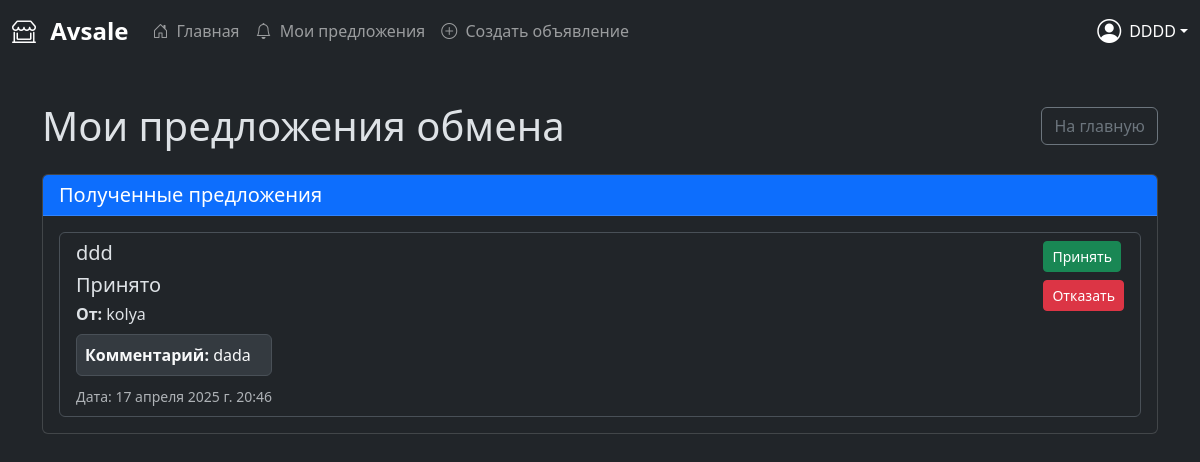
Page /my-offers/ (signed in) on the earlier database version.
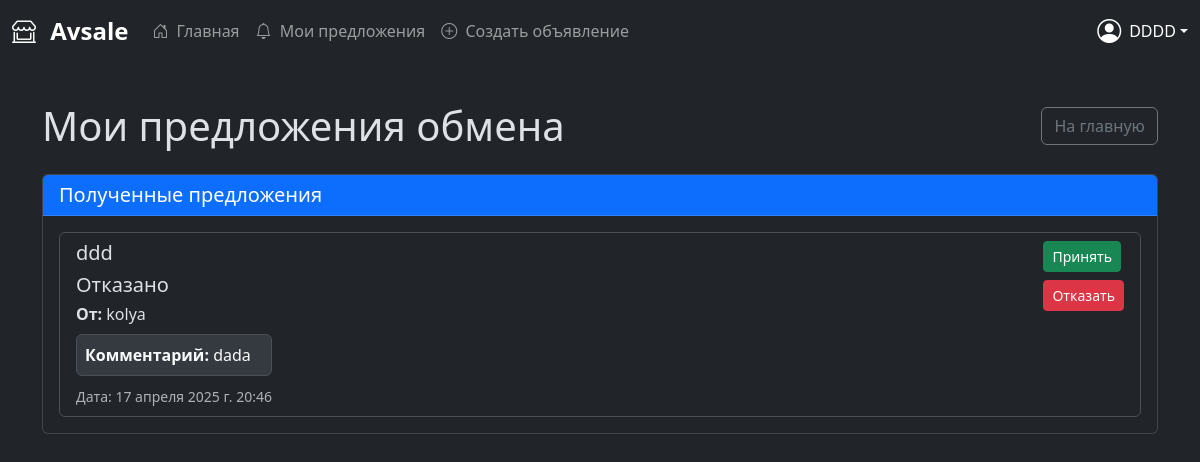
Same page on the later database version.
### accounts/models.py (models this page shows, shortened)
class Offer(models.Model):
    STATUS = [
        ('await', 'Ожидает'),
        ('accepted', 'Принято'),
        ('rejected', 'Отказано'),
    ]
    sender_user = models.ForeignKey(
        User, on_delete=models.CASCADE, related_name='sent_offers')
    ad_receiver = models.ForeignKey(
        Post, on_delete=models.CASCADE, related_name='received_offers')
    comment = models.TextField(verbose_name='Comment')
    status = models.CharField(max_length=10, choices=STATUS, default='pending')
    created_at = models.DateTimeField(auto_now_add=True)

class Post(models.Model):
    CATEGORIES = [
        ('electronics', 'Электроника'),
        ('clothing', 'Одежда'),
        ('furniture', 'Мебель'),
        ('other', 'Другое'),
    ]
    CONDITIONS = [
        ('new', 'Новый'),
        ('used', 'Б/У'),
    ]
    title = models.CharField(max_length=180, verbose_name='Заголовок')
    description = models.TextField(verbose_name='Описание товара')
    category = models.CharField(
        max_length=20, choices=CATEGORIES, verbose_name='Категория')
    condition = models.CharField(
        max_length=20, choices=CONDITIONS, verbose_name='Состояние товара')
    created_at = models.DateTimeField(auto_now_add=True)
    author = models.ForeignKey(
        User, on_delete=models.CASCADE, related_name='posts')

### accounts/views.py (the view)
# urls.py: path('my-offers/', views.user_offers, name='user_offers'),
@login_required
def user_offers(request):
    offers = Offer.objects.filter(ad_receiver__author=request.user)
    return render(request, 'accounts/user_offers.html', {'offers': offers})

### accounts/templates/accounts/user_offers.html (shortened to what this page needs)
{% extends 'accounts/base.html' %}
{% load static %}
{% block content %}
<div class="container mt-4">
    <div class="d-flex justify-content-between align-items-center mb-4">
        <h1 class="mb-0">Мои предложения обмена</h1>
        <a href="{% url 'auth_welcome' %}" class="btn btn-outline-secondary">
             На главную
        </a>
    </div>
    <div class="card mb-5">
        <div class="card-header bg-primary text-white">
            <h2 class="h5 mb-0">Полученные предложения</h2>
        </div>
        <div class="card-body">
            {% if offers %}
                <div class="list-group">
                    {% for offer in offers %}
                    <div class="list-group-item">
                        <div class="d-flex justify-content-between">
                            <div>
                                <h3 class="h5">{{ offer.ad_receiver.title }}</h3>
                                <p class="mb-1">
                                    <span class="h5">
                                        {{ offer.get_status_display }}
                                    </span>
                                </p>
                                <p class="mb-1"><strong>От:</strong> {{ offer.sender_user.username }}</p>
                                {% if offer.comment %}
                                <div class="alert alert-light p-2 mt-2 mb-2">
                                    <p class="mb-0"><strong>Комментарий:</strong> {{ offer.comment }}</p>
                                </div>
                                {% endif %}
                                <small class="text-muted">Дата: {{ offer.created_at }}</small>
                            </div>
                            <div class="d-flex flex-column">
                                <form action="{% url 'accept_offer' offer.id %}" method="POST" class="mb-2">
                                    <button type="submit" class="btn btn-success btn-sm">
                                         Принять
                                    </button>
                                </form>
                                <form action="{% url 'reject_offer' offer.id %}" method="POST">
                                    <button type="submit" class="btn btn-danger btn-sm">
                                         Отказать
                                    </button>
                                </form>
                            </div>
                        </div>
                    </div>
                    {% endfor %}
                </div>
            {% else %}
                <div class="alert alert-info">
                    <i class="fas fa-info-circle"></i> У вас пока нет предложений обмена
                </div>
            {% endif %}
        </div>
    </div>
</div>
{% endblock %}

Differences in the rows shown:
changed Offer "dada": status "Принято" → "Отказано"
